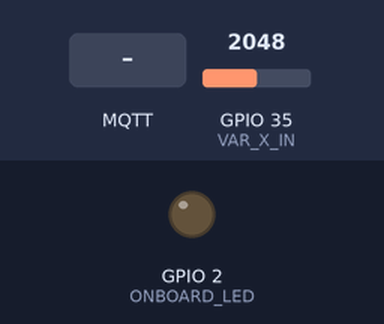
Recording of a sketch running on a simulated ESP32. Parts: output pins drawn as LEDs (lit = HIGH). The inputs (shaded band) are chosen by the test bench; at power-on: GPIO 35 (VAR_X_IN) = 2048. WiFi joins after 1.5 s; servers stay silent unless stated; no MQTT or app messages arrive unless stated; what the sketch prints to the serial monitor is not drawn.

Above: at 3.2 s.
3.3 s: MQTT message "on" arrives on the first subscribed topic
At 3.7 s:
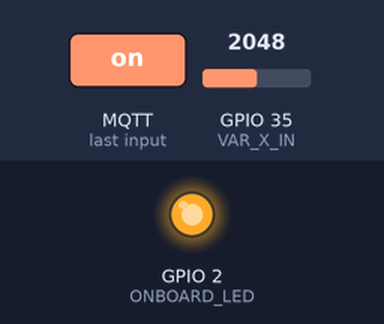
4.8 s: GPIO 35 (VAR_X_IN) set to 2938
6.3 s: GPIO 35 (VAR_X_IN) set to 3044
Timing chart, 0 to 9.3 s (numbered marks = the images above; inputs shaded):
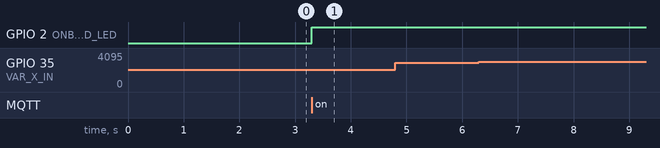

Measured:
- after the input at 3.3 s, GPIO 2 (ONBOARD_LED): LOW → HIGH at once
- after the input at 4.8 s, every drawn part: stays the same
- after the input at 6.3 s, every drawn part: stays the same

The sketch:

Pong_2_player.ino
```cpp
// This example uses an ESP32 Development Board
// to connect to shiftr.io.
//
// You can check on your device after a successful
// connection here: https://www.shiftr.io/try.
//
// by Joël Gähwiler
// https://github.com/256dpi/arduino-mqtt
#define ONBOARD_LED  2
#define VAR_Y_IN 32
#define VAR_X_IN 35
#define BTTN 34
#include <WiFi.h>
#include <MQTT.h>


WiFiClient net;
MQTTClient client;
unsigned long lastMillis = 0;
int lastSignalSend = 0;

void connect() {
  Serial.print("checking wifi...");
  while (WiFi.status() != WL_CONNECTED) {
    Serial.print(".");
    delay(1000);
  }
  Serial.print("\nconnecting...");
  while (!client.connect("arduino", "public", "public")) {
    Serial.print(".");
    delay(1000);
  }
  Serial.println("\nconnected!");
  client.subscribe("/ponggame");
  // client.unsubscribe("/hello");
}


void messageReceived(String &topic, String &payload) {
  // Serial.println("incoming: " + topic + " - " + payload);
  if (topic.equals("/ponggame") && payload.equals("on"))
  {
    digitalWrite(ONBOARD_LED, HIGH);
  }
  // Note: Do not use the client in the callback to publish, subscribe or
  // unsubscribe as it may cause deadlocks when other things arrive while
  // sending and receiving acknowledgments. Instead, change a global variable,
  // or push to a queue and handle it in the loop after calling `client.loop()`.
}

void setup() {
  Serial.begin(9600);
  WiFi.begin("HelloThere", "asdf1234");
  // Note: Local domain names (e.g. "Computer.local" on OSX) are not supported
  // by Arduino. You need to set the IP address directly.
  client.begin("public.cloud.shiftr.io", net);
  client.onMessage(messageReceived);
  pinMode(ONBOARD_LED, OUTPUT);
  pinMode(BTTN, INPUT_PULLUP); //SW
  pinMode(VAR_Y_IN, INPUT_PULLUP); //varY
  pinMode(VAR_X_IN, INPUT_PULLUP); //varx
  connect();
  int button_bool;
}


void loop() {
  client.loop();
  //delay(10);  // <- fixes some issues with WiFi stability
  if (!client.connected()) {
    connect();
  }
  // publish a message roughly every second
  if(millis() - lastSignalSend > 100){
    if(analogRead(VAR_X_IN) > 3000 ){
      lastSignalSend = millis();
      Serial.print("var X: ");
      Serial.println(analogRead(VAR_X_IN));
      client.publish("/idseplayer1", String(-1));

    }
    if(analogRead(VAR_X_IN)< 1000){
      lastSignalSend = millis();
      Serial.print("var X: ");
      Serial.println(analogRead(VAR_X_IN));
      client.publish("/idseplayer1", String(1));
    }
  }
}
```
